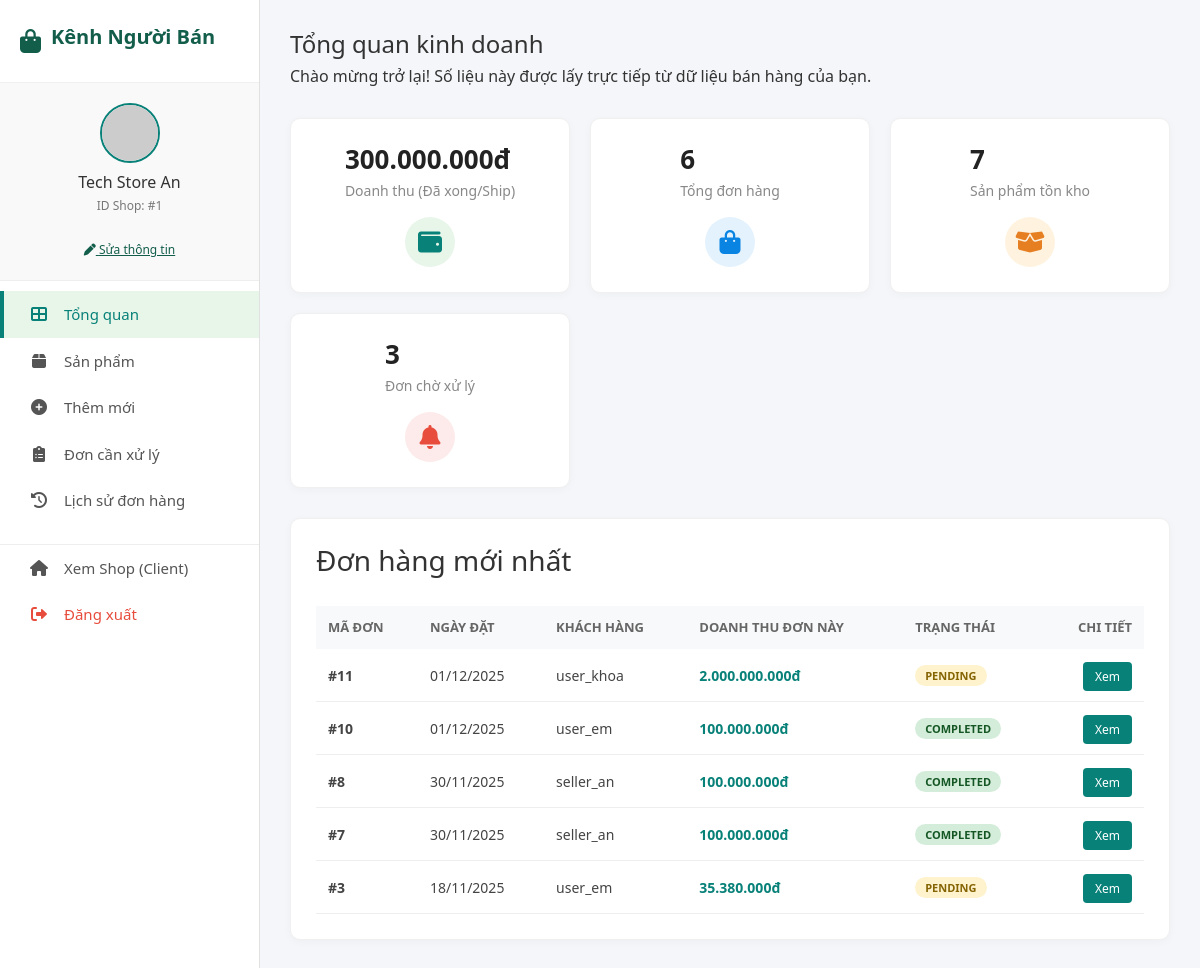
Page /page/SellerPage/dashboard.php (signed in) on the earlier database version.
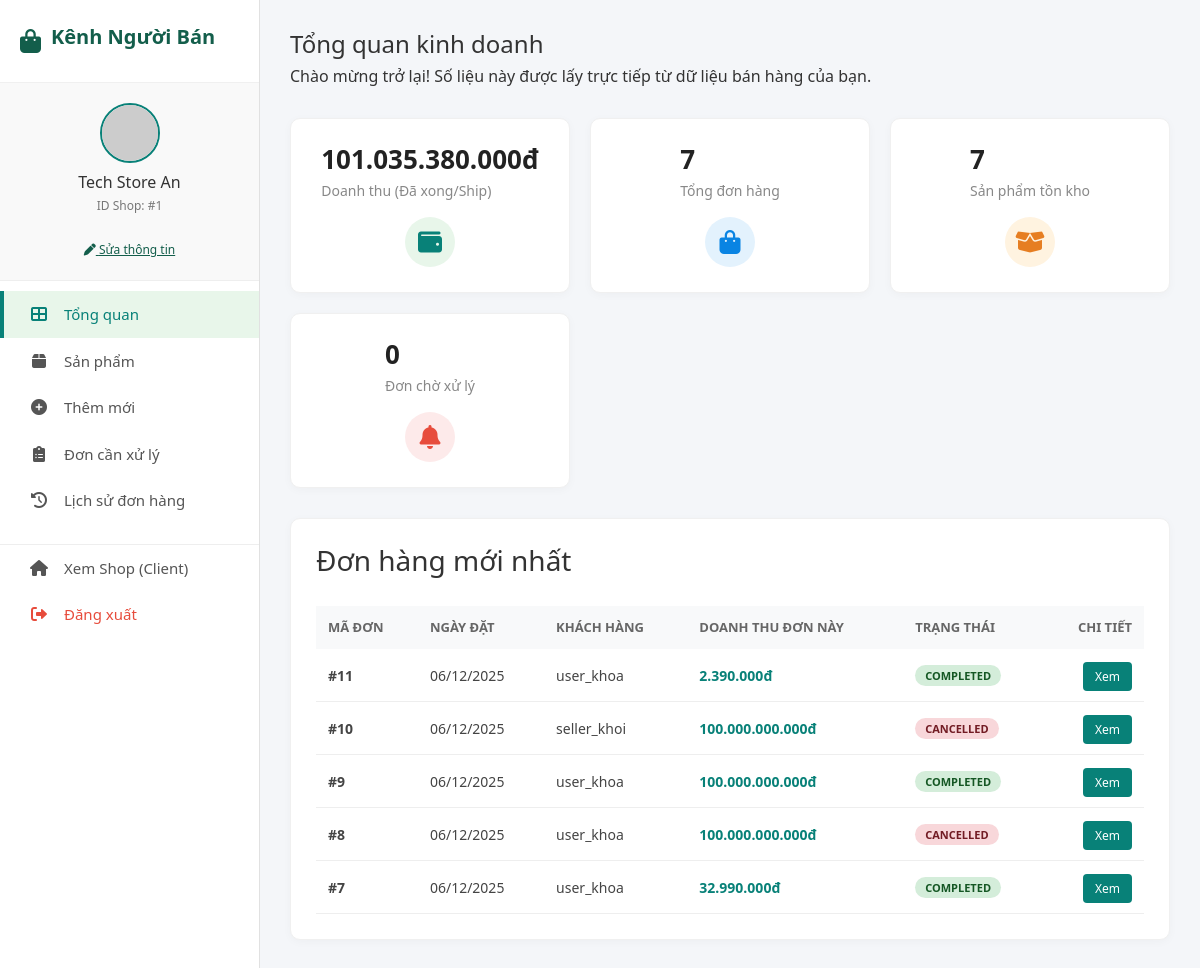
Same page on the later database version.
### tables this page shows
CREATE TABLE `orders` (
  `oid` int(11) NOT NULL,
  `aid` int(11) NOT NULL,
  `fullname` varchar(255) NOT NULL,
  `phone` varchar(20) NOT NULL,
  `address` text NOT NULL,
  `note` text DEFAULT NULL,
  `order_date` datetime NOT NULL DEFAULT current_timestamp(),
  `total_amount` decimal(20,2) DEFAULT NULL,
  `commission_fee` decimal(20,2) DEFAULT 0.00,
  `status` enum('pending','paid','shipped','completed','cancelled') NOT NULL DEFAULT 'pending',
  `created_at` timestamp NOT NULL DEFAULT current_timestamp()
);

CREATE TABLE `acc` (
  `aid` int(11) NOT NULL,
  `afname` varchar(100) NOT NULL,
  `alname` varchar(100) NOT NULL,
  `email` varchar(100) NOT NULL,
  `phone` varchar(20) NOT NULL,
  `username` varchar(50) NOT NULL,
  `password` varchar(255) NOT NULL,
  `role` enum('admin','seller','user') NOT NULL DEFAULT 'user'
);

### page/SellerPage/dashboard.php (the view, shortened to what the changed rows need)
<?php
$sid = $_SESSION['shop_id'];
$sql_rev = "SELECT SUM(oi.quantity * oi.price) as total_revenue
            FROM order_items oi
            JOIN products p ON oi.pid = p.pid
            JOIN orders o ON oi.oid = o.oid
            WHERE p.sid = $sid AND o.status = 'completed'";
$res_rev = $conn->query($sql_rev);
$revenue = $res_rev->fetch_assoc()['total_revenue'] ?? 0;
$sql_orders = "SELECT COUNT(DISTINCT oi.oid) as total_orders
               FROM order_items oi
               JOIN products p ON oi.pid = p.pid
               WHERE p.sid = $sid";
$res_orders = $conn->query($sql_orders);
$total_orders = $res_orders->fetch_assoc()['total_orders'] ?? 0;
$sql_pending = "SELECT COUNT(DISTINCT oi.oid) as pending
                FROM order_items oi
                JOIN products p ON oi.pid = p.pid
                JOIN orders o ON oi.oid = o.oid
                WHERE p.sid = $sid AND o.status = 'pending'";
$res_pending = $conn->query($sql_pending);
$pending_orders = $res_pending->fetch_assoc()['pending'] ?? 0;
$sql_recent = "SELECT o.oid, acc.username, o.order_date, o.status,
               SUM(oi.quantity * oi.price) as shop_total
               FROM orders o
               JOIN order_items oi ON o.oid = oi.oid
               JOIN products p ON oi.pid = p.pid
               JOIN acc ON o.aid = acc.aid
               WHERE p.sid = $sid
               GROUP BY o.oid, acc.username, o.order_date, o.status
               ORDER BY o.order_date DESC LIMIT 5";
$recent_orders = $conn->query($sql_recent);
?>
<!DOCTYPE html>
<html lang="vi">
<head>
    <link rel="stylesheet" href="https://cdnjs.cloudflare.com/ajax/libs/font-awesome/5.15.4/css/all.min.css" />
    <?php include ROOT_PATH . '/includes/head_meta.php'; ?>
</head>
<body>
    <div class="sidebar">
        <div class="sidebar-header"><i class="fas fa-shopping-bag"></i>
            <h2>Kênh Người Bán</h2>
        </div>
    </div>
    <div class="main-content">
        <div class="page-header">
            <h2>Tổng quan kinh doanh</h2>
        </div>
        <div class="stats-grid">
            <div class="card c-revenue">
                <div class="card-info">
                    <h3><?= number_format($revenue, 0, ',', '.') ?>đ</h3>
                    <p>Doanh thu (Đã xong/Ship)</p>
                </div>
            </div>
            <div class="card c-orders">
                <div class="card-info">
                    <h3><?= $total_orders ?></h3>
                    <p>Tổng đơn hàng</p>
                </div>
            </div>
            <div class="card c-pending">
                <div class="card-info">
                    <h3><?= $pending_orders ?></h3>
                    <p>Đơn chờ xử lý</p>
                </div>
            </div>
        </div>
        <div class="table-section">
            <?php if ($recent_orders && $recent_orders->num_rows > 0): ?>
                <table>
                    <thead>
                        <tr>
                            <th>Mã đơn</th>
                            <th>Ngày đặt</th>
                            <th>Khách hàng</th>
                            <th>Doanh thu đơn này</th>
                            <th>Trạng thái</th>
                            <th style="text-align: right;">Chi tiết</th>
                        </tr>
                    </thead>
                    <tbody>
                        <?php while ($row = $recent_orders->fetch_assoc()): ?>
                        <tr>
                        <td><b>#<?= $row['oid'] ?></b></td>
                        <td><?= date('d/m/Y', strtotime($row['order_date'])) ?></td>
                        <td><?= htmlspecialchars($row['username']) ?></td>
                        <td style="font-weight: bold; color: #088178;"><?= number_format($row['shop_total'], 0, ',', '.') ?>đ</td>
                        <td><span class="badge st-<?= $row['status'] ?>"><?= ucfirst($row['status']) ?></span></td>
                        <td style="text-align: right;">
                            <?php
                        if ($row['status'] == 'completed' || $row['status'] == 'cancelled') {
                        $link_target = 'orders_history.php';
                        } else {
                        $link_target = 'orders.php';
                        }
                        ?>
                        <a href="<?= $link_target ?>" class="btn-action">Xem</a>
                        </td>
                    </tr>
                    <?php endwhile; ?>
                </tbody>
                </table>
            <?php endif; ?>
        </div>
    </div>
</body>
</html>

Differences in the rows shown:
removed orders: oid "3", order_date "18/11/2025", aid.username "user_em", shop_total "35.380.000", status "PENDING"
changed orders id 11: order_date "01/12/2025" → "06/12/2025"; shop_total "2.000.000.000" → "2.390.000"; status "PENDING" → "COMPLETED"
changed orders id 10: order_date "01/12/2025" → "06/12/2025"; aid.username "user_em" → "seller_khoi"; shop_total "100.000.000" → "100.000.000.000"; status "COMPLETED" → "CANCELLED"
now on this page (row edited): orders: oid "9", order_date "06/12/2025", aid.username "user_khoa", shop_total "100.000.000.000", status "COMPLETED"
changed orders id 8: order_date "30/11/2025" → "06/12/2025"; aid.username "seller_an" → "user_khoa"; shop_total "100.000.000" → "100.000.000.000"; status "COMPLETED" → "CANCELLED"
changed orders id 7: order_date "30/11/2025" → "06/12/2025"; aid.username "seller_an" → "user_khoa"; shop_total "100.000.000" → "32.990.000"
Other differences:
$revenue: "300.000.000" → "101.035.380.000"
$total_orders: "6" → "7"
$pending_orders: "3" → "0"
